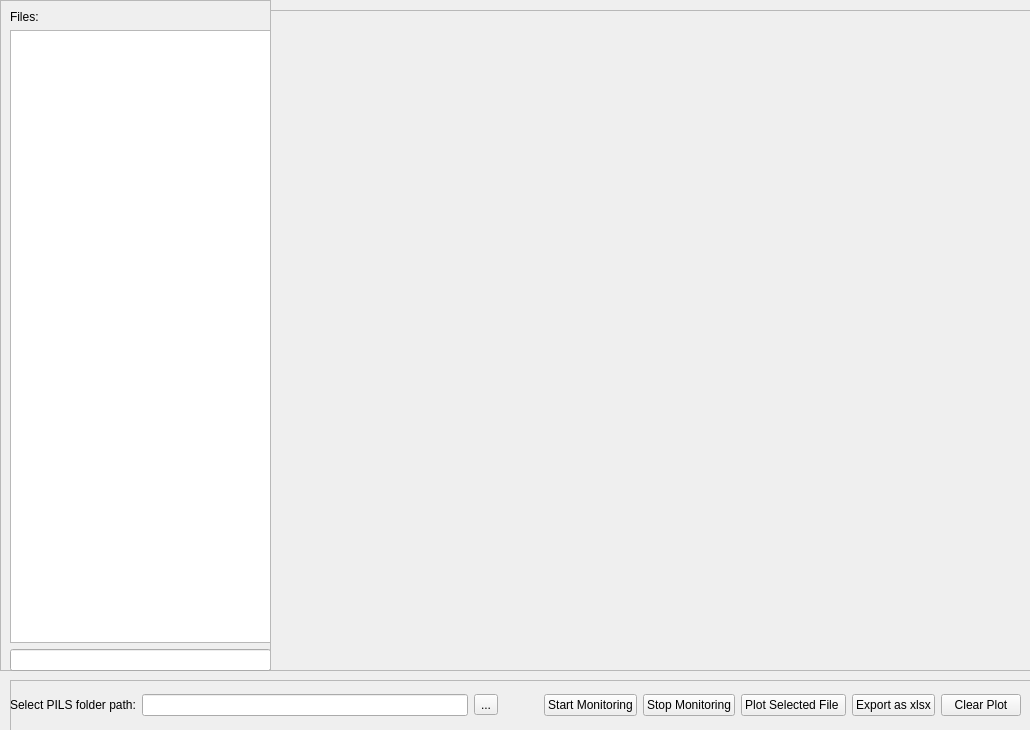
<?xml version="1.0" encoding="UTF-8"?>
<ui version="4.0">
 <class>MainWindow</class>
 <widget class="QMainWindow" name="MainWindow">
  <property name="geometry">
   <rect>
    <x>0</x>
    <y>0</y>
    <width>1030</width>
    <height>730</height>
   </rect>
  </property>
  <property name="windowTitle">
   <string>PILS Data Visualizer</string>
  </property>
  <widget class="QWidget" name="centralwidget">
   <widget class="QFrame" name="btn_frame">
    <property name="geometry">
     <rect>
      <x>10</x>
      <y>680</y>
      <width>1021</width>
      <height>80</height>
     </rect>
    </property>
    <property name="frameShape">
     <enum>QFrame::StyledPanel</enum>
    </property>
    <property name="frameShadow">
     <enum>QFrame::Raised</enum>
    </property>
    <widget class="QWidget" name="layoutWidget">
     <property name="geometry">
      <rect>
       <x>0</x>
       <y>10</y>
       <width>1011</width>
       <height>30</height>
      </rect>
     </property>
     <layout class="QHBoxLayout" name="horizontalLayout">
      <item>
       <widget class="QLabel" name="selectFolder_label">
        <property name="text">
         <string>Select PILS folder path:</string>
        </property>
       </widget>
      </item>
      <item>
       <widget class="QLineEdit" name="directoryPath_lineEdit"/>
      </item>
      <item>
       <widget class="QToolButton" name="selectFolder_toolButton">
        <property name="text">
         <string>...</string>
        </property>
       </widget>
      </item>
      <item>
       <spacer name="horizontalSpacer">
        <property name="orientation">
         <enum>Qt::Horizontal</enum>
        </property>
        <property name="sizeType">
         <enum>QSizePolicy::Maximum</enum>
        </property>
        <property name="sizeHint" stdset="0">
         <size>
          <width>40</width>
          <height>20</height>
         </size>
        </property>
       </spacer>
      </item>
      <item>
       <widget class="QPushButton" name="start_btn">
        <property name="text">
         <string>Start Monitoring</string>
        </property>
       </widget>
      </item>
      <item>
       <widget class="QPushButton" name="stop_btn">
        <property name="text">
         <string>Stop Monitoring</string>
        </property>
       </widget>
      </item>
      <item>
       <widget class="QPushButton" name="plot_btn">
        <property name="text">
         <string>Plot Selected File </string>
        </property>
       </widget>
      </item>
      <item>
       <widget class="QPushButton" name="export_btn">
        <property name="text">
         <string>Export as xlsx</string>
        </property>
       </widget>
      </item>
      <item>
       <widget class="QPushButton" name="clear_btn">
        <property name="text">
         <string>Clear Plot</string>
        </property>
       </widget>
      </item>
     </layout>
    </widget>
   </widget>
   <widget class="QFrame" name="folder_tree_frame">
    <property name="geometry">
     <rect>
      <x>0</x>
      <y>0</y>
      <width>271</width>
      <height>671</height>
     </rect>
    </property>
    <property name="frameShape">
     <enum>QFrame::StyledPanel</enum>
    </property>
    <property name="frameShadow">
     <enum>QFrame::Raised</enum>
    </property>
    <widget class="QWidget" name="layoutWidget">
     <property name="geometry">
      <rect>
       <x>10</x>
       <y>10</y>
       <width>261</width>
       <height>661</height>
      </rect>
     </property>
     <layout class="QVBoxLayout" name="verticalLayout_2">
      <item>
       <widget class="QLabel" name="files_label">
        <property name="text">
         <string>Files:</string>
        </property>
       </widget>
      </item>
      <item>
       <widget class="QTreeView" name="folder_tree"/>
      </item>
      <item>
       <widget class="QLineEdit" name="status_lineEdit"/>
      </item>
     </layout>
    </widget>
   </widget>
   <widget class="QFrame" name="plot_frame">
    <property name="geometry">
     <rect>
      <x>270</x>
      <y>10</y>
      <width>761</width>
      <height>661</height>
     </rect>
    </property>
    <property name="frameShape">
     <enum>QFrame::StyledPanel</enum>
    </property>
    <property name="frameShadow">
     <enum>QFrame::Raised</enum>
    </property>
    <widget class="QWidget" name="layoutWidget">
     <property name="geometry">
      <rect>
       <x>10</x>
       <y>20</y>
       <width>741</width>
       <height>641</height>
      </rect>
     </property>
     <layout class="QVBoxLayout" name="verticalLayout">
      <item>
       <widget class="PlotWidget" name="plot_tip_temp" native="true"/>
      </item>
      <item>
       <widget class="PlotWidget" name="plot_steam_temp" native="true"/>
      </item>
     </layout>
    </widget>
   </widget>
  </widget>
  <action name="actionOpen">
   <property name="text">
    <string>Open</string>
   </property>
  </action>
  <action name="actionSave">
   <property name="text">
    <string>Export As xlsx</string>
   </property>
  </action>
  <action name="actionExit">
   <property name="text">
    <string>Exit</string>
   </property>
  </action>
  <action name="actionSelect_Data_Repository">
   <property name="text">
    <string>Select Data Repository</string>
   </property>
  </action>
  <action name="actionSelect_Data_Directory">
   <property name="text">
    <string>Select Folder</string>
   </property>
  </action>
 </widget>
 <customwidgets>
  <customwidget>
   <class>PlotWidget</class>
   <extends>QWidget</extends>
   <header location="global">pyqtgraph.h</header>
   <container>1</container>
  </customwidget>
 </customwidgets>
 <resources/>
 <connections/>
</ui>
